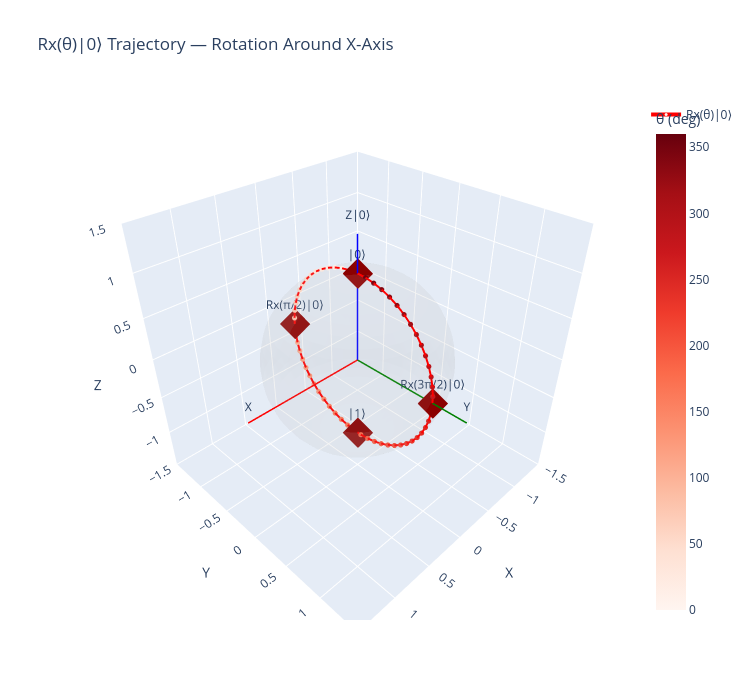

The notebook cell this image was saved under:
### Markdown cell above
### 4a. Rx Trajectory: Rotation around the X-axis

Starting from $|0\rangle$ (north pole), $R_x(\theta)$ sweeps through:  
$|0\rangle \to |{-i}\rangle \to |1\rangle \to |{+i}\rangle \to |0\rangle$  
(a great circle in the **YZ plane**)

### Code cell
# Rx trajectory: sweep θ from 0 to 2π
n_points = 60
angles = np.linspace(0, 2*np.pi, n_points)
coords_rx = []

for theta in angles:
    qc = QuantumCircuit(1)
    qc.rx(theta, 0)
    sv = Statevector.from_instruction(qc)
    coords_rx.append(state_to_bloch(sv))

xs, ys, zs = zip(*coords_rx)

fig = go.Figure(data=make_sphere_wireframe())

# Trajectory line
fig.add_trace(go.Scatter3d(
    x=xs, y=ys, z=zs,
    mode='lines+markers',
    marker=dict(size=3, color=np.degrees(angles), colorscale='Reds', colorbar=dict(title='θ (deg)')),
    line=dict(color='red', width=4),
    name='Rx(θ)|0⟩',
    hovertemplate='θ=%{customdata:.0f}°<br>x=%{x:.3f}<br>y=%{y:.3f}<br>z=%{z:.3f}',
    customdata=np.degrees(angles)
))

# Mark key states
key_points = [(0, '|0⟩'), (np.pi/2, 'Rx(π/2)|0⟩'), (np.pi, '|1⟩'), (3*np.pi/2, 'Rx(3π/2)|0⟩')]
for angle, label in key_points:
    qc = QuantumCircuit(1); qc.rx(angle, 0)
    bx, by, bz = state_to_bloch(Statevector.from_instruction(qc))
    fig.add_trace(go.Scatter3d(
        x=[bx], y=[by], z=[bz],
        mode='markers+text', text=[label], textposition='top center',
        marker=dict(size=10, color='darkred', symbol='diamond'),
        showlegend=False
    ))

fig.update_layout(make_bloch_layout('Rx(θ)|0⟩ Trajectory — Rotation Around X-Axis'))
fig.show()

### Figure 1 — Plotly figure (JSON) as saved in the notebook; plotly's stock layout.template omitted (floating-point values rounded to 4 significant figures; data arrays with more than 128 entries replaced by an {"elided": "..."} marker saying what was removed)
{"data": [{"colorscale": [[0, "lightgray"], [1, "lightgray"]], "hoverinfo": "skip", "opacity": 0.1, "showscale": false, "type": "surface", "x": {"elided": "30x30 float values"}, "y": {"elided": "30x30 float values"}, "z": {"elided": "30x30 float values"}}, {"hoverinfo": "skip", "line": {"color": "red", "width": 3}, "mode": "lines+text", "showlegend": false, "text": ["", "X"], "textposition": "top center", "type": "scatter3d", "x": [0, 1.4], "y": [0, 0], "z": [0, 0]}, {"hoverinfo": "skip", "line": {"color": "green", "width": 3}, "mode": "lines+text", "showlegend": false, "text": ["", "Y"], "textposition": "top center", "type": "scatter3d", "x": [0, 0], "y": [0, 1.4], "z": [0, 0]}, {"hoverinfo": "skip", "line": {"color": "blue", "width": 3}, "mode": "lines+text", "showlegend": false, "text": ["", "Z|0⟩"], "textposition": "top center", "type": "scatter3d", "x": [0, 0], "y": [0, 0], "z": [0, 1.4]}, {"customdata": [0.0, 6.102, 12.2, 18.31, 24.41, 30.51, 36.61, 42.71, 48.81, 54.92, 61.02, 67.12, 73.22, 79.32, 85.42, 91.53, 97.63, 103.7, 109.8, 115.9, 122.0, 128.1, 134.2, 140.3, 146.4, 152.5, 158.6, 164.7, 170.8, 176.9, 183.1, 189.2, 195.3, 201.4, 207.5, 213.6, 219.7, 225.8, 231.9, 238.0, 244.1, 250.2, 256.3, 262.4, 268.5, 274.6, 280.7, 286.8, 292.9, 299.0, 305.1, 311.2, 317.3, 323.4, 329.5, 335.6, 341.7, 347.8, 353.9, 360.0], "hovertemplate": "θ=%{customdata:.0f}°<br>x=%{x:.3f}<br>y=%{y:.3f}<br>z=%{z:.3f}", "line": {"color": "red", "width": 4}, "marker": {"color": [0.0, 6.102, 12.2, 18.31, 24.41, 30.51, 36.61, 42.71, 48.81, 54.92, 61.02, 67.12, 73.22, 79.32, 85.42, 91.53, 97.63, 103.7, 109.8, 115.9, 122.0, 128.1, 134.2, 140.3, 146.4, 152.5, 158.6, 164.7, 170.8, 176.9, 183.1, 189.2, 195.3, 201.4, 207.5, 213.6, 219.7, 225.8, 231.9, 238.0, 244.1, 250.2, 256.3, 262.4, 268.5, 274.6, 280.7, 286.8, 292.9, 299.0, 305.1, 311.2, 317.3, 323.4, 329.5, 335.6, 341.7, 347.8, 353.9, 360.0], "colorbar": {"title": {"text": "θ (deg)"}}, "colorscale": [[0, "rgb(255,245,240)"], [0.125, "rgb(254,224,210)"], [0.25, "rgb(252,187,161)"], [0.375, "rgb(252,146,114)"], [0.5, "rgb(251,106,74)"], [0.625, "rgb(239,59,44)"], [0.75, "rgb(203,24,29)"], [0.875, "rgb(165,15,21)"], [1, "rgb(103,0,13)"]], "size": 3}, "mode": "lines+markers", "name": "Rx(θ)|0⟩", "type": "scatter3d", "x": [0, 0, 0, 0, 0, 0, 0, 0, 0, 0, 0, 0, 0, 0, 0, 0, 0, 0, 0, 0, 0, 0, 0, 0, 0, 0, 0, 0, 0, 0, 0, 0, 0, 0, 0, 0, 0, 0, 0, 0, 0, 0, 0, 0, 0, 0, 0, 0, 0, 0, 0, 0, 0, 0, 0, 0, 0, 0, 0, 0], "y": [0, -0.1063, -0.2114, -0.3141, -0.4132, -0.5077, -0.5964, -0.6783, -0.7526, -0.8183, -0.8748, -0.9213, -0.9574, -0.9827, -0.9968, -0.9996, -0.9912, -0.9714, -0.9407, -0.8993, -0.8477, -0.7866, -0.7165, -0.6382, -0.5528, -0.4611, -0.3642, -0.2631, -0.1591, -0.05322, 0.05322, 0.1591, 0.2631, 0.3642, 0.4611, 0.5528, 0.6382, 0.7165, 0.7866, 0.8477, 0.8993, 0.9407, 0.9714, 0.9912, 0.9996, 0.9968, 0.9827, 0.9574, 0.9213, 0.8748, 0.8183, 0.7526, 0.6783, 0.5964, 0.5077, 0.4132, 0.3141, 0.2114, 0.1063, 2.449e-16], "z": [1, 0.9943, 0.9774, 0.9494, 0.9106, 0.8616, 0.8027, 0.7348, 0.6585, 0.5748, 0.4846, 0.3888, 0.2887, 0.1853, 0.07979, -0.02662, -0.1327, -0.2373, -0.3392, -0.4373, -0.5304, -0.6175, -0.6976, -0.7698, -0.8333, -0.8874, -0.9313, -0.9648, -0.9873, -0.9986, -0.9986, -0.9873, -0.9648, -0.9313, -0.8874, -0.8333, -0.7698, -0.6976, -0.6175, -0.5304, -0.4373, -0.3392, -0.2373, -0.1327, -0.02662, 0.07979, 0.1853, 0.2887, 0.3888, 0.4846, 0.5748, 0.6585, 0.7348, 0.8027, 0.8616, 0.9106, 0.9494, 0.9774, 0.9943, 1]}, {"marker": {"color": "darkred", "size": 10, "symbol": "diamond"}, "mode": "markers+text", "showlegend": false, "text": ["|0⟩"], "textposition": "top center", "type": "scatter3d", "x": [0], "y": [0], "z": [1]}, {"marker": {"color": "darkred", "size": 10, "symbol": "diamond"}, "mode": "markers+text", "showlegend": false, "text": ["Rx(π/2)|0⟩"], "textposition": "top center", "type": "scatter3d", "x": [0], "y": [-1], "z": [2.22e-16]}, {"marker": {"color": "darkred", "size": 10, "symbol": "diamond"}, "mode": "markers+text", "showlegend": false, "text": ["|1⟩"], "textposition": "top center", "type": "scatter3d", "x": [0], "y": [-1.225e-16], "z": [-1]}, {"marker": {"color": "darkred", "size": 10, "symbol": "diamond"}, "mode": "markers+text", "showlegend": false, "text": ["Rx(3π/2)|0⟩"], "textposition": "top center", "type": "scatter3d", "x": [0], "y": [1], "z": [-2.22e-16]}], "layout": {"height": 700, "scene": {"aspectmode": "cube", "xaxis": {"range": [-1.5, 1.5], "title": {"text": "X"}}, "yaxis": {"range": [-1.5, 1.5], "title": {"text": "Y"}}, "zaxis": {"range": [-1.5, 1.5], "title": {"text": "Z"}}}, "title": {"text": "Rx(θ)|0⟩ Trajectory — Rotation Around X-Axis"}, "width": 750}}
